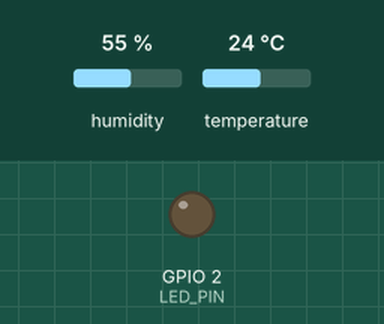
This sketch was run on a simulated ESP32. Parts: output pins drawn as LEDs (lit = HIGH). The test bench sets the inputs (shaded band); at power-on: humidity 55 %, temperature 24 °C. WiFi joins after 1.5 s; servers stay silent unless stated; storage starts empty; what the sketch prints to the serial monitor is not drawn.

Above: at 5.8 s.
At 10.08 s:
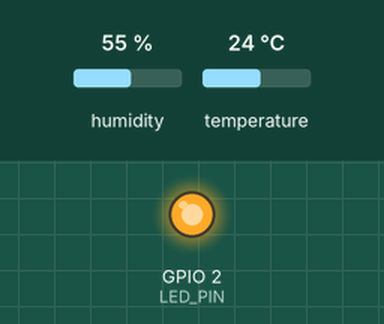
Timing chart, 0 to 14.8 s (numbered marks = the images above):
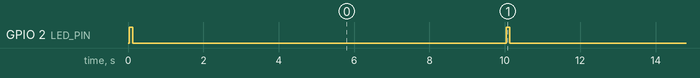

The sketch:

data_logging.ino
```cpp
#include <SD.h>
#include <SPI.h>
#include <DHT.h>
#include <WiFi.h>
#include <WebServer.h>

// Network credentials
const char* ssid = "YOUR_WIFI_NAME";
const char* password = "YOUR_WIFI_PASSWORD";

// Pin definitions
#define DHTPIN 4
#define DHTTYPE DHT11  // Change to DHT22 if using that sensor
#define SD_CS 5
#define LED_PIN 2

// Create objects
DHT dht(DHTPIN, DHTTYPE);
WebServer server(80);

// Variables
unsigned long lastLogTime = 0;
const unsigned long logInterval = 10000; // Log every 10 seconds
int logCounter = 0;

// HTML webpage (same as before)
const char index_html[] PROGMEM = R"rawliteral(
<!DOCTYPE HTML>
<html>
<head>
    <title>Data Logger Dashboard</title>
    <meta name="viewport" content="width=device-width, initial-scale=1">
    <style>
        body {
            font-family: Arial, sans-serif;
            margin: 20px;
            text-align: center;
            background-color: #f0f0f0;
        }
        .container {
            max-width: 800px;
            margin: 0 auto;
            background-color: white;
            padding: 20px;
            border-radius: 10px;
            box-shadow: 0 0 10px rgba(0,0,0,0.1);
        }
        h2 {
            color: #333;
        }
        .button {
            background-color: #4CAF50;
            border: none;
            color: white;
            padding: 15px 32px;
            text-align: center;
            text-decoration: none;
            display: inline-block;
            font-size: 16px;
            margin: 4px 2px;
            cursor: pointer;
            border-radius: 4px;
            transition: background-color 0.3s;
        }
        .button:hover {
            background-color: #45a049;
        }
        .status {
            margin: 20px 0;
            padding: 10px;
            border-radius: 4px;
        }
        .chart-container {
            margin: 20px auto;
            width: 100%;
            height: 400px;
        }
        #lastUpdate {
            color: #666;
            font-size: 0.9em;
            margin-top: 10px;
        }
        .current-values {
            display: flex;
            justify-content: center;
            gap: 20px;
            margin: 20px 0;
        }
        .value-box {
            background-color: #f8f9fa;
            padding: 15px;
            border-radius: 5px;
            min-width: 150px;
        }
    </style>
    <script src="https://cdn.jsdelivr.net/npm/chart.js"></script>
</head>
<body>
    <div class="container">
        <h2>ESP32 Data Logger Dashboard</h2>

        <div class="current-values">
            <div class="value-box">
                <h3>Temperature</h3>
                <div id="currentTemp">--</div>
            </div>
            <div class="value-box">
                <h3>Humidity</h3>
                <div id="currentHum">--</div>
            </div>
        </div>

        <a href="/download" class="button">Download CSV</a>
        <a href="#" class="button" onclick="updateChart()">Refresh Data</a>

        <div class="chart-container">
            <canvas id="sensorChart"></canvas>
        </div>

        <div id="lastUpdate"></div>
    </div>

    <script>
        let chart;

        async function updateChart() {
            try {
                const response = await fetch('/data');
                const data = await response.text();
                const rows = data.split('\n');
                const labels = [];
                const tempData = [];
                const humData = [];

                for(let i = 1; i < rows.length; i++) {
                    const cols = rows[i].split(',');
                    if(cols.length === 3) {
                        labels.push(cols[0]);
                        tempData.push(parseFloat(cols[1]));
                        humData.push(parseFloat(cols[2]));
                    }
                }

                // Update current values
                if(tempData.length > 0 && humData.length > 0) {
                    document.getElementById('currentTemp').textContent =
                        tempData[tempData.length-1].toFixed(1) + '°C';
                    document.getElementById('currentHum').textContent =
                        humData[humData.length-1].toFixed(1) + '%';
                }

                if(chart) {
                    chart.destroy();
                }

                const ctx = document.getElementById('sensorChart').getContext('2d');
                chart = new Chart(ctx, {
                    type: 'line',
                    data: {
                        labels: labels,
                        datasets: [{
                            label: 'Temperature (°C)',
                            data: tempData,
                            borderColor: 'rgb(255, 99, 132)',
                            tension: 0.1,
                            fill: false
                        },
                        {
                            label: 'Humidity (%)',
                            data: humData,
                            borderColor: 'rgb(54, 162, 235)',
                            tension: 0.1,
                            fill: false
                        }]
                    },
                    options: {
                        responsive: true,
                        maintainAspectRatio: false,
                        scales: {
                            y: {
                                beginAtZero: false
                            }
                        },
                        plugins: {
                            legend: {
                                position: 'top',
                            }
                        }
                    }
                });

                document.getElementById('lastUpdate').textContent =
                    'Last updated: ' + new Date().toLocaleTimeString();

            } catch (error) {
                console.error('Error updating chart:', error);
            }
        }

        // Initial load
        updateChart();

        // Update every 10 seconds
        setInterval(updateChart, 10000);
    </script>
</body>
</html>
)rawliteral";

// LED indicator functions
void blinkSuccess() {
  digitalWrite(LED_PIN, HIGH);
  delay(100);
  digitalWrite(LED_PIN, LOW);
}

void blinkError(int times) {
  for(int i = 0; i < times; i++) {
    digitalWrite(LED_PIN, HIGH);
    delay(200);
    digitalWrite(LED_PIN, LOW);
    delay(200);
  }
}

// Web server handler functions
void handleRoot() {
  server.send(200, "text/html", index_html);
}

void handleDownload() {
  File dataFile = SD.open("/sensor_data.csv", FILE_READ);
  if (dataFile) {
    server.sendHeader("Content-Type", "text/csv");
    server.sendHeader("Content-Disposition", "attachment; filename=sensor_data.csv");
    server.streamFile(dataFile, "text/csv");
    dataFile.close();
  } else {
    server.send(404, "text/plain", "File not found");
  }
}

void handleData() {
  File dataFile = SD.open("/sensor_data.csv", FILE_READ);
  if (dataFile) {
    server.streamFile(dataFile, "text/csv");
    dataFile.close();
  } else {
    server.send(404, "text/plain", "File not found");
  }
}

// Data logging function
void logData() {
  // Read sensor data
  float temperature = dht.readTemperature();
  float humidity = dht.readHumidity();

  // Check if readings are valid
  if (isnan(temperature) || isnan(humidity)) {
    Serial.println("Failed to read from DHT sensor!");
    blinkError(1);
    return;
  }

  // Create data string
  logCounter++;
  String dataString = String(logCounter) + "," +
                     String(temperature) + "," +
                     String(humidity);

  // Open file and write data
  File dataFile = SD.open("/sensor_data.csv", FILE_APPEND);
  if (dataFile) {
    dataFile.println(dataString);
    dataFile.close();
    blinkSuccess();

    // Print to Serial Monitor
    Serial.println("Saved: " + dataString);
  } else {
    Serial.println("Error opening sensor_data.csv");
    blinkError(1);
  }
}

void setup() {
  Serial.begin(115200);
  pinMode(LED_PIN, OUTPUT);

  // Initialize DHT sensor
  dht.begin();

  // Initialize SD card
  Serial.println("Initializing SD card...");
  if (!SD.begin(SD_CS)) {
    Serial.println("SD card initialization failed!");
    blinkError(2);
    return;
  }
  Serial.println("SD card initialized successfully!");

  // Create or open data file and write header
  File dataFile = SD.open("/sensor_data.csv", FILE_WRITE);
  if (dataFile) {
    if(dataFile.size() == 0) {
      dataFile.println("Reading,Temperature,Humidity");
    }
    dataFile.close();
    blinkSuccess();
  } else {
    Serial.println("Error opening sensor_data.csv");
    blinkError(3);
  }

  // Connect to WiFi
  WiFi.begin(ssid, password);
  Serial.println("Connecting to WiFi");
  while (WiFi.status() != WL_CONNECTED) {
    delay(500);
    Serial.print(".");
  }
  Serial.println("\nWiFi Connected!");
  Serial.print("IP Address: ");
  Serial.println(WiFi.localIP());

  // Set up web server routes
  server.on("/", HTTP_GET, handleRoot);
  server.on("/download", HTTP_GET, handleDownload);
  server.on("/data", HTTP_GET, handleData);

  server.begin();
}

void loop() {
  server.handleClient();

  if (millis() - lastLogTime >= logInterval) {
    logData();
    lastLogTime = millis();
  }
}
```

Measured:
- by itself, GPIO 2 (LED_PIN): alternates HIGH for 0.10 s and LOW for 10.0 s
